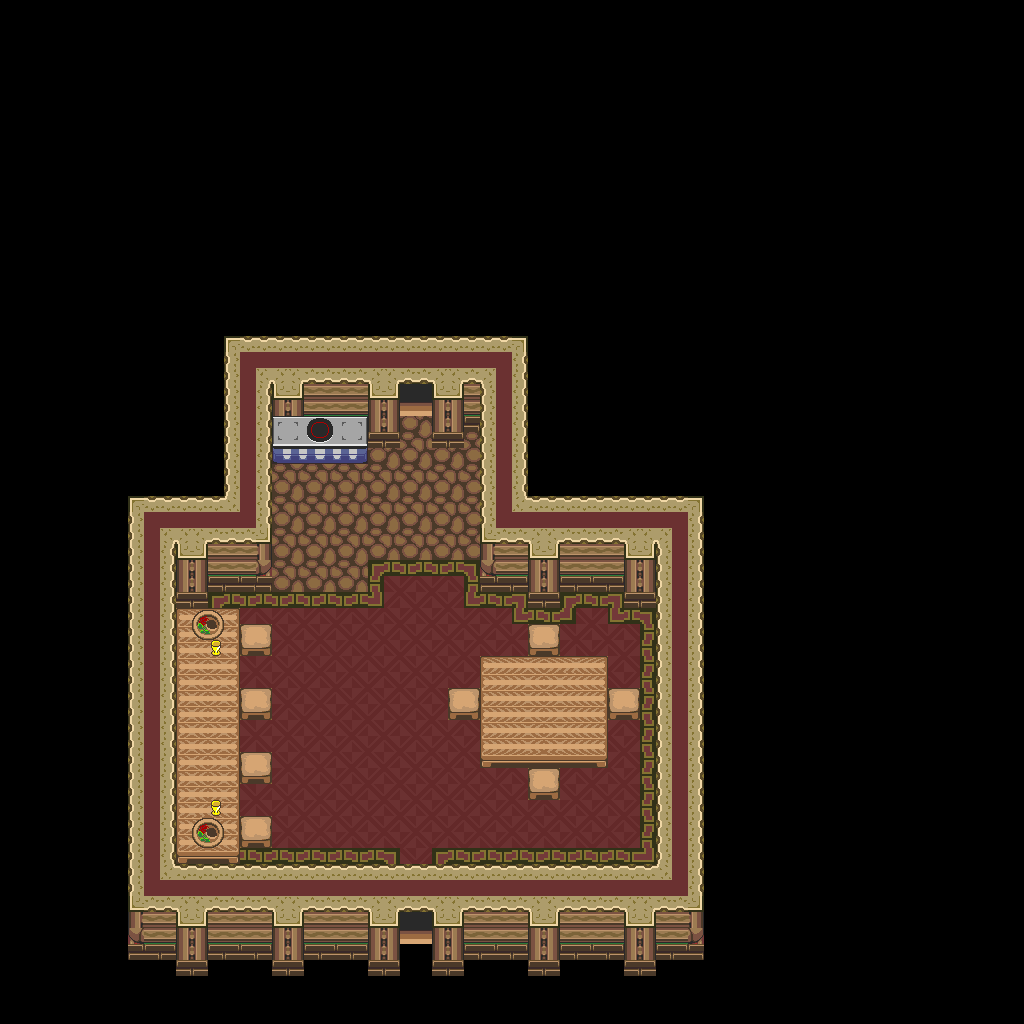

A level layout from a 2D game, rendered from its tile map. Below: a short description, then the map file with tile-grid data replaced by summaries:
An orthogonal 64x64 tile map with 16x16 px tiles, 1 tile layer (base), 1 hidden layer not drawn and 13 objects.

<map version="1.10" tiledversion="1.12.1" orientation="orthogonal" renderorder="right-down" width="64" height="64" tilewidth="16" tileheight="16" infinite="0" nextlayerid="3" nextobjectid="14">
 <tileset firstgid="1" source="../classiciphone_pics4.tsx" />
 <layer id="1" name="base" width="64" height="64">
  <data>[4096 cells, 4096 non-empty, 83 distinct tile ids]</data>
 </layer>
 <layer id="2" name="collision" width="64" height="64" visible="0">
  <properties><property name="collision" value="true" /></properties>
  <data>[4096 cells, 3459 non-empty, 1 distinct tile ids]</data>
 </layer>
 <objectgroup id="3" name="npcs">
  <object id="1" x="144.0" y="576.0" width="16" height="16">
   <properties>
    <property name="gani" value="light4.png" />
    <property name="script" type="string">-- Auto-converted from GraalScript
-- [CLIENT-SIDE — server no-op]
-- if (created) {
-- 
-- dontblock;
-- }
-- if (playerenters) {
-- setcoloreffect 1,0.6,0,0.5;
-- drawaslight;
-- this.zoom = 1;
-- timeout = 0.05;
-- }
-- if (timeout) {
-- if (this.zoom&lt;=1) {
-- this.ds=1;
-- }
-- else if (this.zoom&gt;=1.1) {
-- this.ds=0;
-- }
-- if (this.ds==1) {
-- this.zoom += 0.02;
-- setzoomeffect this.zoom;
-- }
-- else if (this.ds==0) {
-- this.zoom -= 0.03;
-- setzoomeffect this.zoom;
-- }
-- timeout = 0.05;
-- }</property>
   </properties>
  </object>
  <object id="2" x="192.0" y="624.0" width="16" height="16">
   <properties>
    <property name="gani" value="candle.mng" />
    <property name="script" type="string">-- Auto-converted from GraalScript
self.dontblock = true
-- drawunderplayer;</property>
   </properties>
  </object>
  <object id="3" x="192.0" y="784.0" width="16" height="16">
   <properties>
    <property name="gani" value="candle.mng" />
    <property name="script" type="string">-- Auto-converted from GraalScript
self.dontblock = true
-- drawunderplayer;</property>
   </properties>
  </object>
  <object id="4" x="144.0" y="736.0" width="16" height="16">
   <properties>
    <property name="gani" value="light4.png" />
    <property name="script" type="string">-- Auto-converted from GraalScript
-- [CLIENT-SIDE — server no-op]
-- if (created) {
-- 
-- dontblock;
-- }
-- if (playerenters) {
-- setcoloreffect 1,0.6,0,0.5;
-- drawaslight;
-- this.zoom = 1;
-- timeout = 0.05;
-- }
-- if (timeout) {
-- if (this.zoom&lt;=1) {
-- this.ds=1;
-- }
-- else if (this.zoom&gt;=1.1) {
-- this.ds=0;
-- }
-- if (this.ds==1) {
-- this.zoom += 0.02;
-- setzoomeffect this.zoom;
-- }
-- else if (this.ds==0) {
-- this.zoom -= 0.03;
-- setzoomeffect this.zoom;
-- }
-- timeout = 0.05;
-- }</property>
   </properties>
  </object>
  <object id="5" x="352.0" y="320.0" width="16" height="16">
   <properties>
    <property name="gani" value="light4.png" />
    <property name="script" type="string">-- Auto-converted from GraalScript
-- // NPC made by Stefan Knorr
-- if (created) {
-- setimg light4.png;
self.dontblock = true
end
-- [CLIENT-SIDE — server no-op]
-- if (playerenters) {
-- setcoloreffect 55,0.3,0,0.99;
-- drawaslight;
-- timeout = 0.1;
-- }
-- 
-- if (timeout) {
-- this.flicker = random(0.3,0.6);
-- setzoomeffect this.flicker;
-- timeout = 0.1;
-- }</property>
   </properties>
  </object>
  <object id="6" x="352.0" y="320.0" width="16" height="16">
   <properties>
    <property name="gani" value="light4.png" />
    <property name="script" type="string">-- Auto-converted from GraalScript
-- // NPC made by Stefan Knorr
-- if (created) {
-- setimg light4.png;
self.dontblock = true
end
-- [CLIENT-SIDE — server no-op]
-- if (playerenters) {
-- setcoloreffect 55,0.3,0,0.99;
-- drawaslight;
-- timeout = 0.1;
-- }
-- 
-- if (timeout) {
-- this.flicker = random(0.3,0.6);
-- setzoomeffect this.flicker;
-- timeout = 0.1;
-- }</property>
   </properties>
  </object>
  <object id="7" x="400.0" y="352.0" width="16" height="16">
   <properties>
    <property name="gani" value="fire.mng" />
    <property name="script" type="string">-- Auto-converted from GraalScript
-- [CLIENT-SIDE — server no-op]
-- if (created) {
-- setimg fire.mng;
-- setimgpart fire.mng,0,29,29,23;
-- setcoloreffect 0.5,1,1,0.99;</property>
   </properties>
  </object>
  <object id="8" x="272.0" y="368.0" width="16" height="16">
   <properties>
    <property name="gani" value="smoke.mng" />
    <property name="script" type="string">-- Auto-converted from GraalScript
self.dontblock = true
-- drawoverplayer;</property>
   </properties>
  </object>
  <object id="9" x="528.0" y="560.0" width="16" height="16">
   <properties>
    <property name="gani" value="candle.mng" />
    <property name="script" type="string">-- Auto-converted from GraalScript
self.dontblock = true
-- drawunderplayer;</property>
   </properties>
  </object>
  <object id="10" x="624.0" y="560.0" width="16" height="16">
   <properties>
    <property name="gani" value="candle.mng" />
    <property name="script" type="string">-- Auto-converted from GraalScript
self.dontblock = true
-- drawunderplayer;</property>
   </properties>
  </object>
  <object id="11" x="480.0" y="512.0" width="16" height="16">
   <properties>
    <property name="gani" value="light4.png" />
    <property name="script" type="string">-- Auto-converted from GraalScript
-- [CLIENT-SIDE — server no-op]
-- if (created) {
-- 
-- dontblock;
-- }
-- if (playerenters) {
-- setcoloreffect 1,0.6,0,0.5;
-- drawaslight;
-- this.zoom = 1;
-- timeout = 0.05;
-- }
-- if (timeout) {
-- if (this.zoom&lt;=1) {
-- this.ds=1;
-- }
-- else if (this.zoom&gt;=1.1) {
-- this.ds=0;
-- }
-- if (this.ds==1) {
-- this.zoom += 0.02;
-- setzoomeffect this.zoom;
-- }
-- else if (this.ds==0) {
-- this.zoom -= 0.03;
-- setzoomeffect this.zoom;
-- }
-- timeout = 0.05;
-- }</property>
   </properties>
  </object>
  <object id="12" x="576.0" y="512.0" width="16" height="16">
   <properties>
    <property name="gani" value="light4.png" />
    <property name="script" type="string">-- Auto-converted from GraalScript
-- [CLIENT-SIDE — server no-op]
-- if (created) {
-- 
-- dontblock;
-- }
-- if (playerenters) {
-- setcoloreffect 1,0.6,0,0.5;
-- drawaslight;
-- this.zoom = 1;
-- timeout = 0.05;
-- }
-- if (timeout) {
-- if (this.zoom&lt;=1) {
-- this.ds=1;
-- }
-- else if (this.zoom&gt;=1.1) {
-- this.ds=0;
-- }
-- if (this.ds==1) {
-- this.zoom += 0.02;
-- setzoomeffect this.zoom;
-- }
-- else if (this.ds==0) {
-- this.zoom -= 0.03;
-- setzoomeffect this.zoom;
-- }
-- timeout = 0.05;
-- }</property>
   </properties>
  </object>
  <object id="13" x="112.0" y="448.0" width="16" height="16">
   <properties>
    <property name="script" type="string">-- Auto-converted from GraalScript
-- // NPC made by Daze Moon (Legion)
-- [CLIENT-SIDE — server no-op]
-- if (playerenters || timeout) {
-- seteffect 0,0,0,0.6;
-- timeout = .05;
-- }</property>
   </properties>
  </object>
 </objectgroup>
</map>
